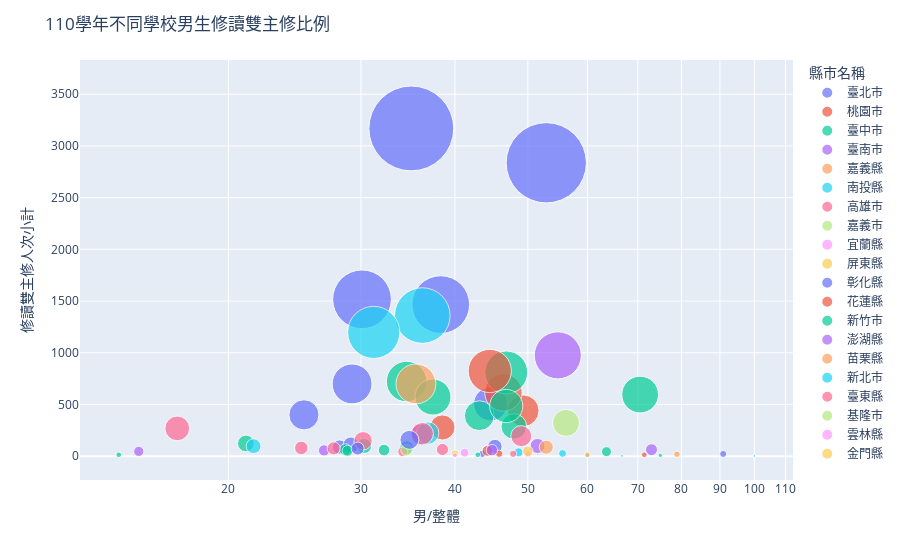

The notebook cell saved with this chart:
### Markdown cell above
![image.png](attachment:image.png)

### Code cell
fig = px.scatter(collegeyearsex.query("學年度==110"), x="男/整體", y="修讀雙主修人次小計",
	         size="修讀雙主修人次小計", color="縣市名稱",
                 hover_name="學校名稱", log_x=True, size_max=60)
fig.update_layout(title='110學年不同學校男生修讀雙主修比例')
fig.show()

### Figure 1 — Plotly figure (JSON) as saved in the notebook; plotly's stock layout.template omitted (floating-point values rounded to 4 significant figures)
{"data": [{"hovertemplate": "<b>%{hovertext}</b><br><br>縣市名稱=臺北市<br>男/整體=%{x}<br>修讀雙主修人次小計=%{marker.size}<extra></extra>", "hovertext": ["世新大學", "中國文化大學", "國立政治大學", "國立臺北商業大學", "國立臺北教育大學", "國立臺北科技大學", "國立臺北藝術大學", "國立臺北護理健康大學", "國立臺灣大學", "國立臺灣師範大學", "國立臺灣戲曲學院", "國立臺灣科技大學", "大同大學", "實踐大學", "東吳大學", "臺北市立大學", "臺北醫學大學", "銘傳大學"], "legendgroup": "臺北市", "marker": {"color": "#636efa", "size": [400, 699, 3169, 23, 93, 22, 6, 10, 2837, 1466, 4, 505, 5, 14, 1517, 208, 89, 110], "sizemode": "area", "sizeref": 0.8803, "symbol": "circle"}, "mode": "markers", "name": "臺北市", "orientation": "v", "showlegend": true, "type": "scatter", "x": ["25.2%", "29.2%", "35.0%", "43.5%", "45.2%", "90.9%", "0.0%", "60.0%", "52.9%", "38.3%", "0.0%", "44.6%", "0.0%", "0.0%", "30.1%", "36.1%", "28.1%", "29.1%"], "xaxis": "x", "y": [400, 699, 3169, 23, 93, 22, 6, 10, 2837, 1466, 4, 505, 5, 14, 1517, 208, 89, 110], "yaxis": "y"}, {"hovertemplate": "<b>%{hovertext}</b><br><br>縣市名稱=桃園市<br>男/整體=%{x}<br>修讀雙主修人次小計=%{marker.size}<extra></extra>", "hovertext": ["中原大學", "元智大學", "國立中央大學", "國立體育大學", "長庚大學", "開南大學", "龍華科技大學"], "legendgroup": "桃園市", "marker": {"color": "#EF553B", "size": [278, 52, 440, 3, 616, 24, 14], "sizemode": "area", "sizeref": 0.8803, "symbol": "circle"}, "mode": "markers", "name": "桃園市", "orientation": "v", "showlegend": true, "type": "scatter", "x": ["38.5%", "44.2%", "49.3%", "66.7%", "46.4%", "45.8%", "71.4%"], "xaxis": "x", "y": [278, 52, 440, 3, 616, 24, 14], "yaxis": "y"}, {"hovertemplate": "<b>%{hovertext}</b><br><br>縣市名稱=臺中市<br>男/整體=%{x}<br>修讀雙主修人次小計=%{marker.size}<extra></extra>", "hovertext": ["中國醫藥大學", "中山醫學大學", "中臺科技大學", "亞洲大學", "僑光科技大學", "國立中興大學", "國立勤益科技大學", "國立臺中教育大學", "國立臺中科技大學", "國立臺灣體育運動大學", "嶺東科技大學", "弘光科技大學", "朝陽科技大學", "東海大學", "逢甲大學", "靜宜大學"], "legendgroup": "臺中市", "marker": {"color": "#00cc96", "size": [810, 123, 5, 99, 8, 392, 44, 63, 14, 3, 84, 59, 52, 722, 288, 572], "sizemode": "area", "sizeref": 0.8803, "symbol": "circle"}, "mode": "markers", "name": "臺中市", "orientation": "v", "showlegend": true, "type": "scatter", "x": ["46.8%", "21.1%", "0.0%", "30.3%", "75.0%", "43.1%", "63.6%", "28.6%", "14.3%", "0.0%", "34.5%", "32.2%", "28.8%", "34.5%", "47.9%", "37.4%"], "xaxis": "x", "y": [810, 123, 5, 99, 8, 392, 44, 63, 14, 3, 84, 59, 52, 722, 288, 572], "yaxis": "y"}, {"hovertemplate": "<b>%{hovertext}</b><br><br>縣市名稱=臺南市<br>男/整體=%{x}<br>修讀雙主修人次小計=%{marker.size}<extra></extra>", "hovertext": ["中華醫事科技大學", "國立成功大學", "國立臺南大學", "崑山科技大學", "遠東科技大學", "長榮大學"], "legendgroup": "臺南市", "marker": {"color": "#ab63fa", "size": [46, 975, 56, 99, 63, 58], "sizemode": "area", "sizeref": 0.8803, "symbol": "circle"}, "mode": "markers", "name": "臺南市", "orientation": "v", "showlegend": true, "type": "scatter", "x": ["15.2%", "54.8%", "26.8%", "51.5%", "73.0%", "44.8%"], "xaxis": "x", "y": [46, 975, 56, 99, 63, 58], "yaxis": "y"}, {"hovertemplate": "<b>%{hovertext}</b><br><br>縣市名稱=嘉義縣<br>男/整體=%{x}<br>修讀雙主修人次小計=%{marker.size}<extra></extra>", "hovertext": ["南華大學", "吳鳳科技大學", "國立中正大學"], "legendgroup": "嘉義縣", "marker": {"color": "#FFA15A", "size": [87, 2, 699], "sizemode": "area", "sizeref": 0.8803, "symbol": "circle"}, "mode": "markers", "name": "嘉義縣", "orientation": "v", "showlegend": true, "type": "scatter", "x": ["52.9%", "100.0%", "35.5%"], "xaxis": "x", "y": [87, 2, 699], "yaxis": "y"}, {"hovertemplate": "<b>%{hovertext}</b><br><br>縣市名稱=南投縣<br>男/整體=%{x}<br>修讀雙主修人次小計=%{marker.size}<extra></extra>", "hovertext": ["南開科技大學", "國立暨南國際大學"], "legendgroup": "南投縣", "marker": {"color": "#19d3f3", "size": [37, 223], "sizemode": "area", "sizeref": 0.8803, "symbol": "circle"}, "mode": "markers", "name": "南投縣", "orientation": "v", "showlegend": true, "type": "scatter", "x": ["48.6%", "36.8%"], "xaxis": "x", "y": [37, 223], "yaxis": "y"}, {"hovertemplate": "<b>%{hovertext}</b><br><br>縣市名稱=高雄市<br>男/整體=%{x}<br>修讀雙主修人次小計=%{marker.size}<extra></extra>", "hovertext": ["國立中山大學", "國立高雄大學", "國立高雄師範大學", "國立高雄科技大學", "國立高雄餐旅大學", "樹德科技大學", "義守大學", "輔英科技大學", "高苑科技大學", "高雄醫學大學"], "legendgroup": "高雄市", "marker": {"color": "#FF6692", "size": [194, 44, 149, 218, 5, 76, 65, 269, 2, 80], "sizemode": "area", "sizeref": 0.8803, "symbol": "circle"}, "mode": "markers", "name": "高雄市", "orientation": "v", "showlegend": true, "type": "scatter", "x": ["49.0%", "34.1%", "30.2%", "36.2%", "100.0%", "27.6%", "38.5%", "17.1%", "100.0%", "25.0%"], "xaxis": "x", "y": [194, 44, 149, 218, 5, 76, 65, 269, 2, 80], "yaxis": "y"}, {"hovertemplate": "<b>%{hovertext}</b><br><br>縣市名稱=嘉義市<br>男/整體=%{x}<br>修讀雙主修人次小計=%{marker.size}<extra></extra>", "hovertext": ["國立嘉義大學"], "legendgroup": "嘉義市", "marker": {"color": "#B6E880", "size": [58], "sizemode": "area", "sizeref": 0.8803, "symbol": "circle"}, "mode": "markers", "name": "嘉義市", "orientation": "v", "showlegend": true, "type": "scatter", "x": ["34.5%"], "xaxis": "x", "y": [58], "yaxis": "y"}, {"hovertemplate": "<b>%{hovertext}</b><br><br>縣市名稱=宜蘭縣<br>男/整體=%{x}<br>修讀雙主修人次小計=%{marker.size}<extra></extra>", "hovertext": ["國立宜蘭大學"], "legendgroup": "宜蘭縣", "marker": {"color": "#FF97FF", "size": [34], "sizemode": "area", "sizeref": 0.8803, "symbol": "circle"}, "mode": "markers", "name": "宜蘭縣", "orientation": "v", "showlegend": true, "type": "scatter", "x": ["41.2%"], "xaxis": "x", "y": [34], "yaxis": "y"}, {"hovertemplate": "<b>%{hovertext}</b><br><br>縣市名稱=屏東縣<br>男/整體=%{x}<br>修讀雙主修人次小計=%{marker.size}<extra></extra>", "hovertext": ["國立屏東大學", "國立屏東科技大學"], "legendgroup": "屏東縣", "marker": {"color": "#FECB52", "size": [25, 15], "sizemode": "area", "sizeref": 0.8803, "symbol": "circle"}, "mode": "markers", "name": "屏東縣", "orientation": "v", "showlegend": true, "type": "scatter", "x": ["40.0%", "60.0%"], "xaxis": "x", "y": [25, 15], "yaxis": "y"}, {"hovertemplate": "<b>%{hovertext}</b><br><br>縣市名稱=彰化縣<br>男/整體=%{x}<br>修讀雙主修人次小計=%{marker.size}<extra></extra>", "hovertext": ["國立彰化師範大學", "大葉大學"], "legendgroup": "彰化縣", "marker": {"color": "#636efa", "size": [158, 74], "sizemode": "area", "sizeref": 0.8803, "symbol": "circle"}, "mode": "markers", "name": "彰化縣", "orientation": "v", "showlegend": true, "type": "scatter", "x": ["34.8%", "29.7%"], "xaxis": "x", "y": [158, 74], "yaxis": "y"}, {"hovertemplate": "<b>%{hovertext}</b><br><br>縣市名稱=花蓮縣<br>男/整體=%{x}<br>修讀雙主修人次小計=%{marker.size}<extra></extra>", "hovertext": ["國立東華大學"], "legendgroup": "花蓮縣", "marker": {"color": "#EF553B", "size": [824], "sizemode": "area", "sizeref": 0.8803, "symbol": "circle"}, "mode": "markers", "name": "花蓮縣", "orientation": "v", "showlegend": true, "type": "scatter", "x": ["44.5%"], "xaxis": "x", "y": [824], "yaxis": "y"}, {"hovertemplate": "<b>%{hovertext}</b><br><br>縣市名稱=新竹市<br>男/整體=%{x}<br>修讀雙主修人次小計=%{marker.size}<extra></extra>", "hovertext": ["國立清華大學", "國立陽明交通大學", "玄奘大學"], "legendgroup": "新竹市", "marker": {"color": "#00cc96", "size": [485, 596, 14], "sizemode": "area", "sizeref": 0.8803, "symbol": "circle"}, "mode": "markers", "name": "新竹市", "orientation": "v", "showlegend": true, "type": "scatter", "x": ["46.8%", "70.5%", "42.9%"], "xaxis": "x", "y": [485, 596, 14], "yaxis": "y"}, {"hovertemplate": "<b>%{hovertext}</b><br><br>縣市名稱=澎湖縣<br>男/整體=%{x}<br>修讀雙主修人次小計=%{marker.size}<extra></extra>", "hovertext": ["國立澎湖科技大學"], "legendgroup": "澎湖縣", "marker": {"color": "#ab63fa", "size": [2], "sizemode": "area", "sizeref": 0.8803, "symbol": "circle"}, "mode": "markers", "name": "澎湖縣", "orientation": "v", "showlegend": true, "type": "scatter", "x": ["100.0%"], "xaxis": "x", "y": [2], "yaxis": "y"}, {"hovertemplate": "<b>%{hovertext}</b><br><br>縣市名稱=苗栗縣<br>男/整體=%{x}<br>修讀雙主修人次小計=%{marker.size}<extra></extra>", "hovertext": ["國立聯合大學"], "legendgroup": "苗栗縣", "marker": {"color": "#FFA15A", "size": [19], "sizemode": "area", "sizeref": 0.8803, "symbol": "circle"}, "mode": "markers", "name": "苗栗縣", "orientation": "v", "showlegend": true, "type": "scatter", "x": ["78.9%"], "xaxis": "x", "y": [19], "yaxis": "y"}, {"hovertemplate": "<b>%{hovertext}</b><br><br>縣市名稱=新北市<br>男/整體=%{x}<br>修讀雙主修人次小計=%{marker.size}<extra></extra>", "hovertext": ["國立臺北大學", "國立臺灣藝術大學", "景文科技大學", "真理大學", "聖約翰科技大學", "華梵大學", "輔仁大學"], "legendgroup": "新北市", "marker": {"color": "#19d3f3", "size": [1360, 97, 27, 3, 3, 2, 1197], "sizemode": "area", "sizeref": 0.8803, "symbol": "circle"}, "mode": "markers", "name": "新北市", "orientation": "v", "showlegend": true, "type": "scatter", "x": ["36.2%", "21.6%", "55.6%", "100.0%", "66.7%", "100.0%", "31.2%"], "xaxis": "x", "y": [1360, 97, 27, 3, 3, 2, 1197], "yaxis": "y"}, {"hovertemplate": "<b>%{hovertext}</b><br><br>縣市名稱=臺東縣<br>男/整體=%{x}<br>修讀雙主修人次小計=%{marker.size}<extra></extra>", "hovertext": ["國立臺東大學"], "legendgroup": "臺東縣", "marker": {"color": "#FF6692", "size": [23], "sizemode": "area", "sizeref": 0.8803, "symbol": "circle"}, "mode": "markers", "name": "臺東縣", "orientation": "v", "showlegend": true, "type": "scatter", "x": ["47.8%"], "xaxis": "x", "y": [23], "yaxis": "y"}, {"hovertemplate": "<b>%{hovertext}</b><br><br>縣市名稱=基隆市<br>男/整體=%{x}<br>修讀雙主修人次小計=%{marker.size}<extra></extra>", "hovertext": ["國立臺灣海洋大學"], "legendgroup": "基隆市", "marker": {"color": "#B6E880", "size": [322], "sizemode": "area", "sizeref": 0.8803, "symbol": "circle"}, "mode": "markers", "name": "基隆市", "orientation": "v", "showlegend": true, "type": "scatter", "x": ["56.2%"], "xaxis": "x", "y": [322], "yaxis": "y"}, {"hovertemplate": "<b>%{hovertext}</b><br><br>縣市名稱=雲林縣<br>男/整體=%{x}<br>修讀雙主修人次小計=%{marker.size}<extra></extra>", "hovertext": ["國立虎尾科技大學", "國立雲林科技大學"], "legendgroup": "雲林縣", "marker": {"color": "#FF97FF", "size": [20, 10], "sizemode": "area", "sizeref": 0.8803, "symbol": "circle"}, "mode": "markers", "name": "雲林縣", "orientation": "v", "showlegend": true, "type": "scatter", "x": ["50.0%", "40.0%"], "xaxis": "x", "y": [20, 10], "yaxis": "y"}, {"hovertemplate": "<b>%{hovertext}</b><br><br>縣市名稱=金門縣<br>男/整體=%{x}<br>修讀雙主修人次小計=%{marker.size}<extra></extra>", "hovertext": ["國立金門大學"], "legendgroup": "金門縣", "marker": {"color": "#FECB52", "size": [48], "sizemode": "area", "sizeref": 0.8803, "symbol": "circle"}, "mode": "markers", "name": "金門縣", "orientation": "v", "showlegend": true, "type": "scatter", "x": ["50.0%"], "xaxis": "x", "y": [48], "yaxis": "y"}], "layout": {"legend": {"itemsizing": "constant", "title": {"text": "縣市名稱"}, "tracegroupgap": 0}, "margin": {"t": 60}, "title": {"text": "110學年不同學校男生修讀雙主修比例"}, "xaxis": {"anchor": "y", "domain": [0, 1], "title": {"text": "男/整體"}, "type": "log"}, "yaxis": {"anchor": "x", "domain": [0, 1], "title": {"text": "修讀雙主修人次小計"}}}}
